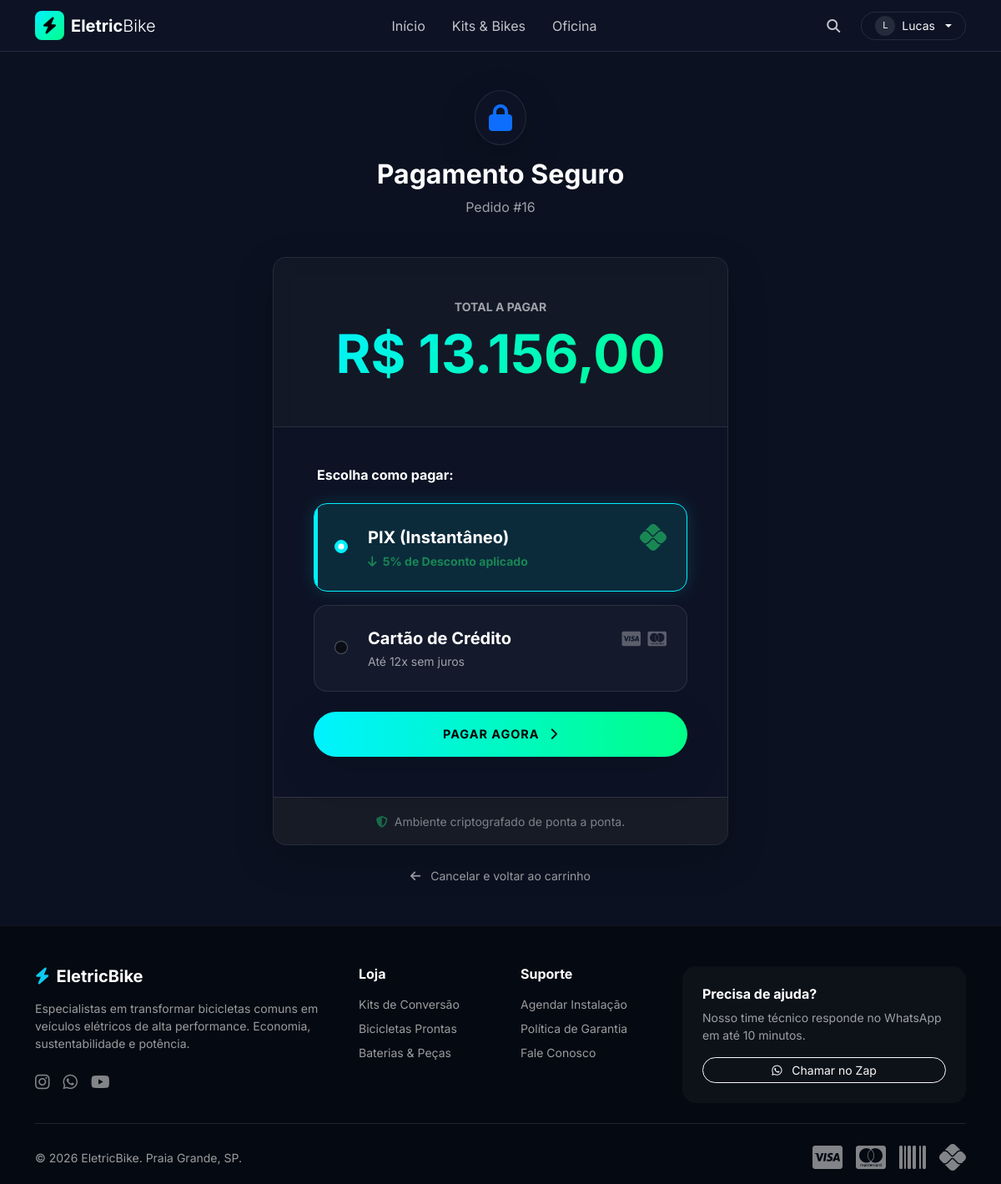
/billing/pagamento/16/ (signed in), run on the app's committed database.
### Accounts/models.py (models this page shows, shortened)
class User(AbstractUser, TimeStampedModel):
    username = None
    email = models.EmailField('Email', unique=True)
    is_client = models.BooleanField("É Cliente?", default=False)
    is_staff_member = models.BooleanField("É da Equipe?", default=False)
    USERNAME_FIELD = 'email'
    REQUIRED_FIELDS = []
    objects = CustomUserManager()

### Orders/models.py (models this page shows, shortened)
class Order(TimeStampedModel):
    STATUS_CHOICES = [
        ('QUOTE', 'Orçamento'),
        ('APPROVED', 'Aprovado'),
        ('IN_PROGRESS', 'Em Andamento'),
        ('READY', 'Pronto'),
        ('FINISHED', 'Finalizado'),
        ('CANCELED', 'Cancelado'),
    ]
    client = models.ForeignKey(Client, on_delete=models.CASCADE, related_name='orders')
    status = models.CharField(max_length=20, choices=STATUS_CHOICES, default='QUOTE')
    total_amount = models.DecimalField("Valor Total", max_digits=10, decimal_places=2, default=0.00)
    class Meta:
        verbose_name = "Pedido"
        verbose_name_plural = "Pedidos"
        ordering = ['-created_at']

### Billing/views.py (the view, shortened to what this page needs)
# urls.py: path('pagamento/<int:order_id>/', views.process_payment, name='process_payment'),
def process_payment(request, order_id):
    order = get_object_or_404(Order, id=order_id) # Removi a trava de user pra facilitar testes se precisar
    return render(request, 'billing/checkout.html', {'order': order})

### Staff/models.py (called while the page is built)
    @classmethod
    def get_solo(cls):
        obj, created = cls.objects.get_or_create(pk=1)
        return obj

### Templates/billing/checkout.html (shortened to what this page needs)
{% extends 'base.html' %}
{% load humanize %}
{% block content %}
<div class="container py-5">
    <div class="row justify-content-center">
        <div class="col-lg-6 col-md-8">
            <div class="text-center mb-5">
                <div class="d-inline-flex align-items-center justify-content-center bg-glass p-3 rounded-circle mb-3 shadow-lg border border-light border-opacity-10">
                    <i class="fas fa-lock fa-2x text-primary"></i>
                </div>
                <h2 class="fw-bold text-white">Pagamento Seguro</h2>
                <p class="text-muted">Pedido #{{ order.id }}</p>
            </div>
            <div class="bg-glass rounded-4 border border-light border-opacity-10 shadow-lg overflow-hidden">
                <div class="p-5 text-center border-bottom border-light border-opacity-10 bg-dark bg-opacity-25">
                    <p class="text-muted text-uppercase small fw-bold ls-1 mb-2">Total a Pagar</p>
                    <h1 class="display-3 fw-bold text-white mb-0 text-gradient">
                        R$ {{ order.total_amount|intcomma }}
                    </h1>
                </div>
                <div class="p-4 p-md-5">
                    <form method="POST">
                        <h6 class="text-white fw-bold mb-4 ps-1">Escolha como pagar:</h6>
                        <label class="payment-option d-flex align-items-center p-4 mb-3">
                            <div class="form-check">
                                <input class="form-check-input" type="radio" name="payment_method" value="PIX" checked>
                            </div>
                            <div class="ms-3 flex-grow-1">
                                <div class="d-flex justify-content-between align-items-center">
                                    <span class="text-white fw-bold fs-5">PIX (Instantâneo)</span>
                                    <i class="fab fa-pix text-success fa-2x"></i>
                                </div>
                                <small class="text-success fw-bold">
                                    <i class="fas fa-arrow-down me-1"></i> 5% de Desconto aplicado
                                </small>
                            </div>
                        </label>
                        <label class="payment-option d-flex align-items-center p-4 mb-4">
                            <div class="form-check">
                                <input class="form-check-input" type="radio" name="payment_method" value="CARD">
                            </div>
                            <div class="ms-3 flex-grow-1">
                                <div class="d-flex justify-content-between align-items-center">
                                    <span class="text-white fw-bold fs-5">Cartão de Crédito</span>
                                    <div class="text-muted opacity-50">
                                        <i class="fab fa-cc-visa fa-lg me-1"></i>
                                        <i class="fab fa-cc-mastercard fa-lg"></i>
                                    </div>
                                </div>
                                <small class="text-muted">Até 12x sem juros</small>
                            </div>
                        </label>
                        <button type="submit" class="btn btn-neon w-100 py-3 fw-bold shadow-lg text-uppercase ls-1">
                            Pagar Agora <i class="fas fa-chevron-right ms-2"></i>
                        </button>
                    </form>
                </div>
                <div class="bg-dark bg-opacity-50 p-3 text-center border-top border-light border-opacity-10">
                    <small class="text-muted opacity-75">
                        <i class="fas fa-shield-alt text-success me-1"></i> Ambiente criptografado de ponta a ponta.
                    </small>
                </div>
            </div>
            <div class="text-center mt-4">
                <a href="{% url 'cart_detail' %}" class="text-muted text-decoration-none hover-text-white small">
                    <i class="fas fa-arrow-left me-2"></i> Cancelar e voltar ao carrinho
                </a>
            </div>
        </div>
    </div>
</div>
{% endblock %}

### Templates/navbar.html (shortened to what this page needs)
{% load static %}
<nav class="navbar navbar-expand-lg fixed-top bg-glass transition-all" id="mainNav">
    <div class="container">
        <a class="navbar-brand d-flex align-items-center gap-2" href="{% url 'home' %}">
            <div style="width: 35px; height: 35px; background: linear-gradient(135deg, var(--primary), var(--secondary)); border-radius: 8px; display: flex; align-items: center; justify-content: center; color: black;">
                <i class="fas fa-bolt"></i>
            </div>
            <span class="fw-bold text-white tracking-tight">Eletric<span class="fw-light">Bike</span></span>
        </a>
        <div class="collapse navbar-collapse" id="navbarNav">
            <ul class="navbar-nav mx-auto mb-2 mb-lg-0">
                <li class="nav-item"><a class="nav-link text-white opacity-75 hover-opacity-100 mx-2" href="{% url 'home' %}">Início</a></li>
                <li class="nav-item"><a class="nav-link text-white opacity-75 hover-opacity-100 mx-2" href="{% url 'bike_catalog' %}">Kits & Bikes</a></li>
                <li class="nav-item"><a class="nav-link text-white opacity-75 hover-opacity-100 mx-2" href="{% url 'services' %}">Oficina</a></li>
            </ul>
            <div class="d-flex align-items-center gap-3">
                <a href="{% url 'bike_catalog' %}" class="btn text-white p-2 opacity-75 hover-opacity-100" title="Buscar">
                    <i class="fas fa-search"></i>
                </a>
                {% if user.is_authenticated %}
                    <div class="dropdown">
                        <button class="btn btn-outline-light rounded-pill px-3 py-1 dropdown-toggle d-flex align-items-center gap-2 border-secondary border-opacity-25" type="button" data-bs-toggle="dropdown">
                            <div class="bg-secondary bg-opacity-25 rounded-circle d-flex align-items-center justify-content-center" style="width: 24px; height: 24px; font-size: 0.7rem;">
                                {{ user.first_name|default:user.email|slice:":1"|upper }}
                            </div>
                            <span class="small">{{ user.first_name|default:"Minha Conta" }}</span>
                        </button>
                    </div>
                {% else %}
                    <a href="{% url 'login' %}" class="text-white text-decoration-none small fw-bold me-2">Login</a>
                    <a href="{% url 'register' %}" class="btn btn-sm btn-neon px-3">Criar Conta</a>
                {% endif %}
            </div>
        </div>
    </div>
</nav>

### Templates/base.html (style rules this page uses)
:root { --primary: #00f2ff; --secondary: #00ff88; --dark-bg: #0b1120; --card-bg: #1e293b; --text-main: #f8fafc; --text-muted: #94a3b8; --glass-border: 1px solid rgba(255, 255, 255, 0.1); --glass-shadow: 0 8px 32px 0 rgba(0, 0, 0, 0.37); --glass-bg: rgba(15, 23, 42, 0.6); --navbar-height: 60px; }
body { font-family: 'Inter', sans-serif; background-color: var(--dark-bg); color: var(--text-main); overflow-x: hidden; -webkit-font-smoothing: antialiased; padding-top: var(--navbar-height); }
body { color: #f1f5f9 !important; }
.text-muted { color: rgba(255, 255, 255, 0.6) !important; }
h1, h2, h3, h4, h5, h6, .h1, .h2, .h3, .h4, .h5, .h6 { color: #ffffff !important; }
a { color: var(--primary); text-decoration: none; transition: 0.3s; }
.text-gradient { background: linear-gradient(135deg, var(--primary) 0%, var(--secondary) 100%); -webkit-background-clip: text; -webkit-text-fill-color: transparent; font-weight: 800; }
.bg-glass { background: var(--glass-bg); backdrop-filter: blur(12px); -webkit-backdrop-filter: blur(12px); border-bottom: var(--glass-border); }
.btn-neon { background: linear-gradient(90deg, var(--primary), var(--secondary)); border: none; color: #000; font-weight: 800; padding: 0.8rem 2rem; border-radius: 50px; text-transform: uppercase; letter-spacing: 1px; font-size: 0.9rem; transition: all 0.3s ease; box-shadow: 0 0 15px rgba(0, 242, 255, 0.3); }

### Templates/billing/checkout.html (style rules this page uses)
.payment-option { background: rgba(255, 255, 255, 0.03); border: 1px solid rgba(255, 255, 255, 0.1); border-radius: 16px; transition: all 0.3s cubic-bezier(0.4, 0, 0.2, 1); cursor: pointer; position: relative; overflow: hidden; }
.payment-option:has(input:checked) { background: rgba(0, 242, 255, 0.1); border-color: var(--primary); box-shadow: 0 0 20px rgba(0, 242, 255, 0.15); }
.payment-option:has(input:checked)::before { content: ''; position: absolute; top: 0; left: 0; width: 4px; height: 100%; background: var(--primary); }
.form-check-input { background-color: rgba(0,0,0,0.5); border-color: rgba(255,255,255,0.3); }
.form-check-input:checked { background-color: var(--primary); border-color: var(--primary); }

### data on the page
User: first_name "L", first_name "Lucas"
Order: id "16", total_amount "13.156,00"
